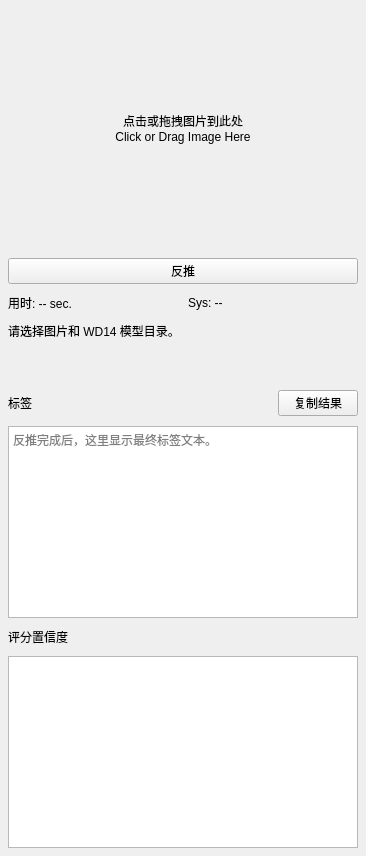
         <widget class="QWidget" name="tabWd14Image">
          <attribute name="title">
           <string>首页</string>
          </attribute>
          <layout class="QVBoxLayout" name="layoutWd14ImageTab">
           <property name="spacing">
            <number>10</number>
           </property>
           <property name="leftMargin">
            <number>8</number>
           </property>
           <property name="topMargin">
            <number>8</number>
           </property>
           <property name="rightMargin">
            <number>8</number>
           </property>
           <property name="bottomMargin">
            <number>8</number>
           </property>
           <item>
            <widget class="QLabel" name="lblWd14Image">
             <property name="minimumSize">
              <size>
               <width>350</width>
               <height>240</height>
              </size>
             </property>
             <property name="cursor">
              <cursorShape>PointingHandCursor</cursorShape>
             </property>
             <property name="text">
              <string>点击或拖拽图片到此处
Click or Drag Image Here</string>
             </property>
             <property name="alignment">
              <set>Qt::AlignmentFlag::AlignCenter</set>
             </property>
            </widget>
           </item>
           <item>
            <widget class="QPushButton" name="btnWd14Run">
             <property name="text">
              <string>反推</string>
             </property>
            </widget>
           </item>
           <item>
            <layout class="QVBoxLayout" name="verticalLayout_3">
             <item>
              <layout class="QHBoxLayout" name="horizontalLayout_3">
               <item>
                <widget class="QLabel" name="lblWd14Elapsed">
                 <property name="text">
                  <string>用时: -- sec.</string>
                 </property>
                </widget>
               </item>
               <item>
                <widget class="QLabel" name="lblWd14Memory">
                 <property name="text">
                  <string>Sys: --</string>
                 </property>
                </widget>
               </item>
              </layout>
             </item>
             <item>
              <widget class="QLabel" name="lblWd14Status">
               <property name="text">
                <string>请选择图片和 WD14 模型目录。</string>
               </property>
               <property name="wordWrap">
                <bool>true</bool>
               </property>
              </widget>
             </item>
            </layout>
           </item>
           <item>
            <spacer name="verticalSpacerWd14Image">
             <property name="orientation">
              <enum>Qt::Orientation::Vertical</enum>
             </property>
             <property name="sizeHint" stdset="0">
              <size>
               <width>20</width>
               <height>40</height>
              </size>
             </property>
            </spacer>
           </item>
           <item>
            <layout class="QHBoxLayout" name="layoutWd14OutputHeader">
             <item>
              <widget class="QLabel" name="lblWd14TagsTitle">
               <property name="text">
                <string>标签</string>
               </property>
              </widget>
             </item>
             <item>
              <spacer name="horizontalSpacerWd14Output">
               <property name="orientation">
                <enum>Qt::Orientation::Horizontal</enum>
               </property>
               <property name="sizeHint" stdset="0">
                <size>
                 <width>40</width>
                 <height>20</height>
                </size>
               </property>
              </spacer>
             </item>
             <item>
              <widget class="QPushButton" name="btnWd14Copy">
               <property name="text">
                <string>复制结果</string>
               </property>
              </widget>
             </item>
            </layout>
           </item>
           <item>
            <widget class="QTextBrowser" name="txtWd14FinalTags">
             <property name="placeholderText">
              <string>反推完成后，这里显示最终标签文本。</string>
             </property>
            </widget>
           </item>
           <item>
            <layout class="QVBoxLayout" name="verticalLayout">
             <item>
              <widget class="QLabel" name="lblWd14RatingsTitle">
               <property name="text">
                <string>评分置信度</string>
               </property>
              </widget>
             </item>
             <item>
              <widget class="QTreeWidget" name="treeWd14Ratings">
               <property name="headerHidden">
                <bool>true</bool>
               </property>
               <column>
                <property name="text">
                 <string>标签</string>
                </property>
               </column>
               <column>
                <property name="text">
                 <string>置信度</string>
                </property>
               </column>
              </widget>
             </item>
            </layout>
           </item>
          </layout>
         </widget>
